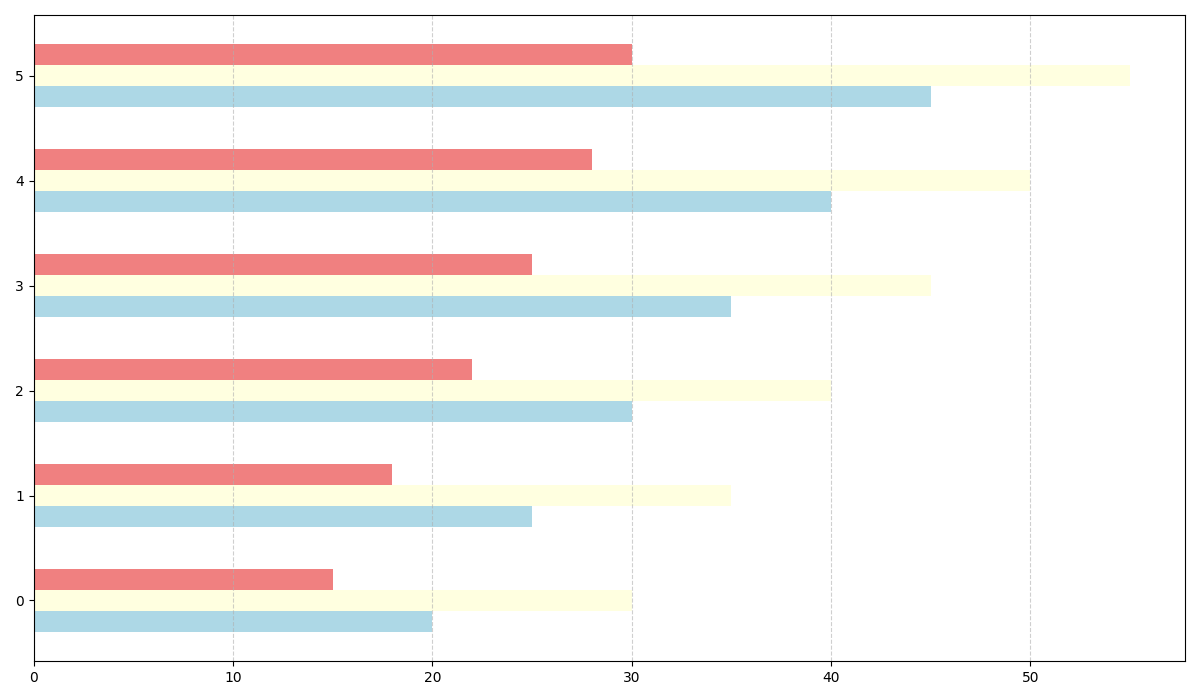

Source code (Python):
import matplotlib.pyplot as plt
import numpy as np

months = ['Jan', 'Feb', 'Mar', 'Apr', 'May', 'Jun']
cats = [20, 25, 30, 35, 40, 45]
dogs = [30, 35, 40, 45, 50, 55]
fish = [15, 18, 22, 25, 28, 30]

fig, ax = plt.subplots(figsize=(12, 7))

y = np.arange(len(months))
bar_height = 0.2

# Create horizontal bars
ax.barh(y - bar_height, cats, height=bar_height, color='lightblue')
ax.barh(y, dogs, height=bar_height, color='lightyellow')
ax.barh(y + bar_height, fish, height=bar_height, color='lightcoral')

ax.set_yticks(y)
ax.grid(axis='x', linestyle='--', alpha=0.6)

plt.tight_layout()
plt.show()
